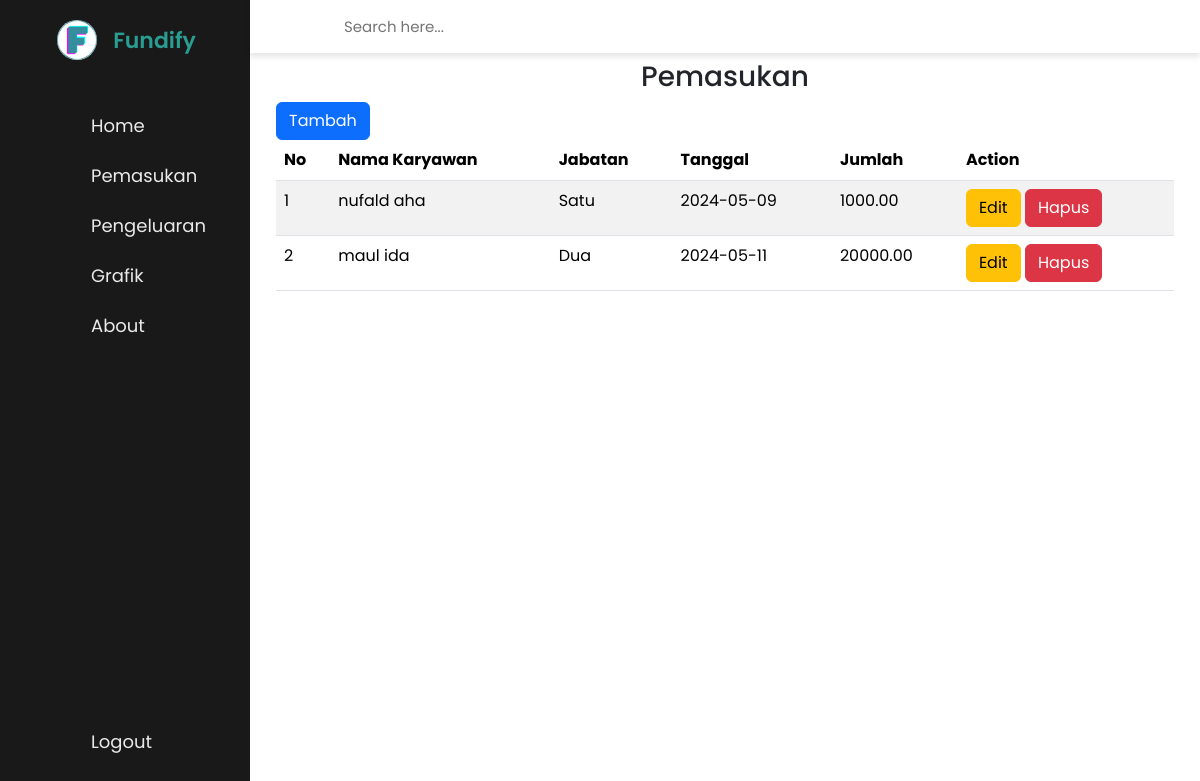
The page /pemasukan.php on the database as committed earlier.
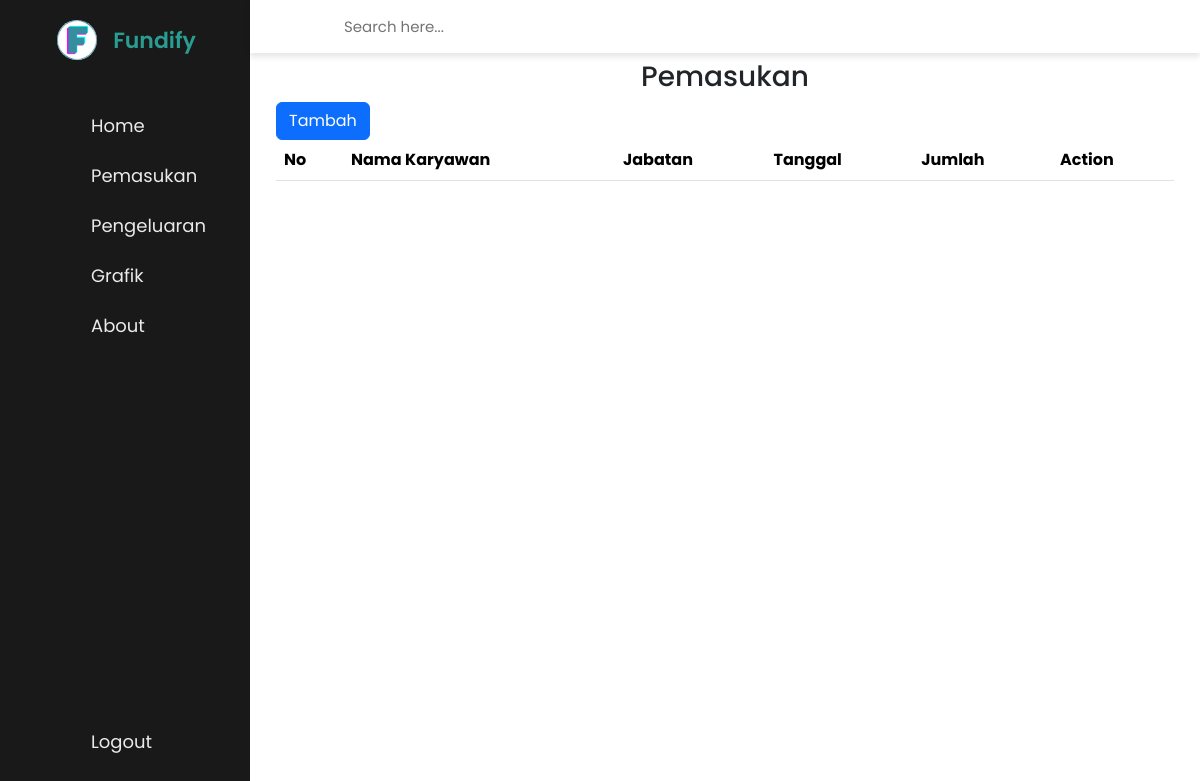
The same page on the database as committed later.
### tables this page shows
CREATE TABLE `pemasukan` (
  `id_pemasukan` int(5) NOT NULL,
  `id_akun` int(5) NOT NULL,
  `tanggal` timestamp NOT NULL DEFAULT current_timestamp() ON UPDATE current_timestamp(),
  `jumlah` decimal(10,2) NOT NULL,
  `sumber` varchar(255) NOT NULL
);

CREATE TABLE `akun` (
  `id_akun` int(5) NOT NULL,
  `fullname` varchar(100) NOT NULL,
  `username` varchar(255) NOT NULL,
  `password` varchar(255) NOT NULL,
  `email` varchar(100) NOT NULL,
  `jabatan` varchar(25) NOT NULL
);

### controller/PemasukanController.php (called while the page is built, shortened)
<?php
include_once ("model/KeuanganModel.php");
include_once ("view/PemasukanView.php");
class PemasukanController
{
  private $pemasukan;
  function __construct()
  {
    $this->pemasukan = new KeuanganModel(Connecttt::$db_host, Connecttt::$db_user, Connecttt::$db_pass, Connecttt::$db_name);
  }
  public function index()
  {
    $this->pemasukan->open();
    $this->pemasukan->getDataMasuk();
    $data = array(
      'pemasukan' => array(),
    );
    while ($row = $this->pemasukan->getResult()) {
      array_push($data['pemasukan'], $row);
    }
    $view = new PemasukanView();
    $view->render($data);
  }
}

### view/PemasukanView.php (the view, shortened to what this page needs)
<?php
include_once("model/Template.php");
class PemasukanView {
    public function render($data)
    {
        $no = 1;
        $dataMasuk = null;
        foreach($data['pemasukan'] as $val)
        {
            list($id, $nama, $jabatan, $tanggal, $jumlah) = $val;
            $dataMasuk .= "<tr>";
            $dataMasuk .= "<td>" . $no . "</td>";
            $dataMasuk .= "<td>" . $nama . "</td>";
            $dataMasuk .= "<td>" . $jabatan . "</td>";
            $dataMasuk .= "<td>" . $tanggal . "</td>";
            $dataMasuk .= "<td>" . $jumlah . "</td>";
            $dataMasuk .= "<td>";
            $dataMasuk .= "<a href='pemasukan.php?id_edit=" . $id .  "' class='btn btn-warning'>Edit</a> ";
            $dataMasuk .= "<a href='pemasukan.php?id_hapus=" . $id . "' class='btn btn-danger' name='hapus'>Hapus</a>";
            $dataMasuk .= "</td>";
            $dataMasuk .= "</tr>";
            $no++;
        }
    }
}

### pemasukan.php (shortened to what this page needs)
<?php
include_once("model/db.php");
include_once("model/Template.php");
include_once("controller/PemasukanController.php");
$masuk = new PemasukanController();
if (!empty($_GET['id_hapus']))
{
    $id = $_GET['id_hapus'];
    $masuk->delete($id);
}
else {
    $masuk->index();
}

### model/Template.php (shortened to what this page needs)
<?php
class Template
{
    var $content = '';
    function __construct($filename = '')
    {
        $this->content = implode('', @file($filename));
    }
    function clear()
    {
        $this->content = preg_replace("/DATA_[A-Z|_|0-9]+/", "", $this->content);
    }
    function write()
    {
        print $this->content;
    }
    function replace($old = '', $new = '')
    {
        if (is_int($new)) {
            $value = sprintf("%d", $new);
        } elseif (is_float($new)) {
            $value = sprintf("%f", $new);
        } elseif (is_array($new)) {
            $value = '';
            foreach ($new as $item) {
                $value .= $item . ' ';
            }
        } else {
            $value = $new;
        }
        $this->content = preg_replace("/$old/", $value, $this->content);
    }
}

### layout/style.css (style rules this page uses)
* { margin: 0; padding: 0; box-sizing: border-box; font-family: 'Poppins', sans-serif; }
:root { --primary-color: #299D91; --secondary-color: #525256; --thirdy-color: #9F9F9F; --placeholder-color: #999DA3; --text-hover-color:#eaeaea ; --hover-color:#176961; --sidebar-color: #191919; --panel-color:#fff; --tran-05: all 0.5s ease; --tran-03: all 0.3s ease; --tran-03: all 0.2s ease; }
body { min-height: 100vh; background-color: var(--primary-color); }
nav { position: fixed; top: 0; left: 0; height: 100%; width: 250px; padding: 10px 14px; background-color: var(--sidebar-color); border-right: 1px solid var(--border-color); transition: var(--tran-05); }
nav .logo-name { display: flex; align-items: center; justify-content: center; margin-top: 10px; }
nav .logo-image { display: flex; justify-content: center; min-width: 45px; }
nav .logo-image img { width: 40px; object-fit: cover; border-radius: 50%; }
nav .logo-name .logo_name { font-size: 22px; font-weight: 600; color: var(--primary-color); margin-left: 14px; transition: var(--tran-05); }
nav .menu-items { margin-top: 40px; height: calc(100% - 90px); display: flex; flex-direction: column; justify-content: space-between; }
.menu-items li { list-style: none; }
.menu-items li a { display: flex; align-items: center; height: 50px; text-decoration: none; position: relative; }
.menu-items li a i { font-size: 24px; min-width: 45px; height: 100%; display: flex; align-items: center; justify-content: center; color: var(--text-hover-color); }
.menu-items li a .link-name { font-size: 18px; font-weight: 400; color: var(--text-hover-color); }
.menu-items .logout-mode { margin-bottom: 24px; }
.dashboard { position: relative; left: 250px; background-color: var(--panel-color); min-height: 100vh; width: calc(100% - 250px); padding: 10px 14px; transition: var(--tran-05); }
.dashboard .top { position: fixed; top: 0; left: 250px; display: flex; width: calc(100% - 250px); justify-content: space-between; align-items: center; padding: 4px 14px; background-color: var(--panel-color); transition: var(--tran-05); z-index: 10; box-shadow: 0 4px 6px rgba(0, 0, 0, 0.1); }
.dashboard .top .search-box { position: relative; height: 45px; max-width: 600px; width: 100%; margin: 0 30px; }
.top .search-box input { position: absolute; border: 1px solid var(--border-color); background-color: var(--panel-color); padding: 0 25px 0 50px; border-radius: 5px; height: 100%; width: 100%; color: var(--secondary-color); font-size: 15px; font-weight: 400; outline: none; }
.dashboard .dash-content { padding-top: 50px; animation: fadeIn 1.5s ease-in-out; }

Rows that differ between the two databases and show on the page:
removed pemasukan: id_akun.fullname "nufald aha", id_akun.jabatan "Satu", tanggal "2024-05-09", jumlah "1000.00"
removed pemasukan: id_akun.fullname "maul ida", id_akun.jabatan "Dua", tanggal "2024-05-11", jumlah "20000.00"
